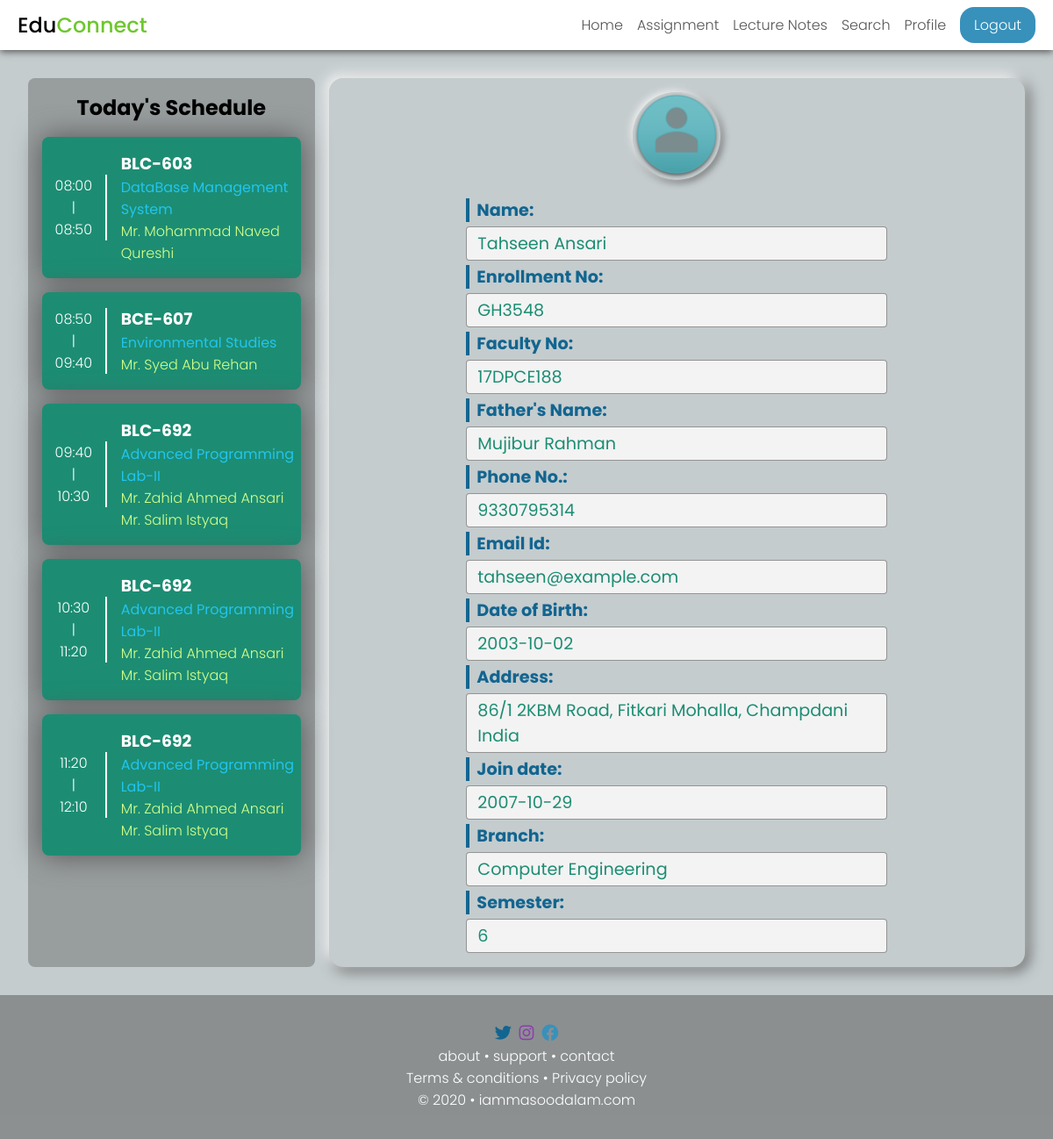
The page /profile.php (signed in) on the database its author committed.
### tables this page shows
CREATE TABLE `course` (
  `coursecode` varchar(20) NOT NULL,
  `coursename` varchar(63) NOT NULL,
  `course_type` varchar(15) NOT NULL,
  `branchid` int(11) NOT NULL,
  `semester` int(11) NOT NULL,
  PRIMARY KEY (`coursecode`),
  KEY `branchid` (`branchid`),
  KEY `semester` (`semester`),
  CONSTRAINT `course_ibfk_1` FOREIGN KEY (`branchid`) REFERENCES `branch` (`branchId`),
  CONSTRAINT `course_ibfk_2` FOREIGN KEY (`semester`) REFERENCES `semester` (`semesterId`)
);

CREATE TABLE `schedule` (
  `branchId` int(11) NOT NULL,
  `semesterId` int(11) NOT NULL,
  `day` int(11) NOT NULL,
  `1st` varchar(20) DEFAULT NULL,
  `2nd` varchar(20) DEFAULT NULL,
  `3rd` varchar(20) DEFAULT NULL,
  `4th` varchar(20) DEFAULT NULL,
  `5th` varchar(20) DEFAULT NULL,
  `6th` varchar(20) DEFAULT NULL,
  `7th` varchar(20) DEFAULT NULL,
  `8th` varchar(20) DEFAULT NULL,
  `9th` varchar(20) DEFAULT NULL,
  PRIMARY KEY (`branchId`,`semesterId`,`day`),
  KEY `semesterId` (`semesterId`),
  KEY `1st` (`1st`),
  KEY `2nd` (`2nd`),
  KEY `3rd` (`3rd`),
  KEY `4th` (`4th`),
  KEY `5th` (`5th`),
  KEY `6th` (`6th`),
  KEY `7th` (`7th`),
  KEY `8th` (`8th`),
  KEY `9th` (`9th`),
  CONSTRAINT `schedule_ibfk_1` FOREIGN KEY (`branchId`) REFERENCES `branch` (`branchId`),
  CONSTRAINT `schedule_ibfk_10` FOREIGN KEY (`8th`) REFERENCES `course` (`coursecode`),
  CONSTRAINT `schedule_ibfk_11` FOREIGN KEY (`9th`) REFERENCES `course` (`coursecode`),
  CONSTRAINT `schedule_ibfk_2` FOREIGN KEY (`semesterId`) REFERENCES `semester` (`semesterId`),
  CONSTRAINT `schedule_ibfk_3` FOREIGN KEY (`1st`) REFERENCES `course` (`coursecode`),
  CONSTRAINT `schedule_ibfk_4` FOREIGN KEY (`2nd`) REFERENCES `course` (`coursecode`),
  CONSTRAINT `schedule_ibfk_5` FOREIGN KEY (`3rd`) REFERENCES `course` (`coursecode`),
  CONSTRAINT `schedule_ibfk_6` FOREIGN KEY (`4th`) REFERENCES `course` (`coursecode`),
  CONSTRAINT `schedule_ibfk_7` FOREIGN KEY (`5th`) REFERENCES `course` (`coursecode`),
  CONSTRAINT `schedule_ibfk_8` FOREIGN KEY (`6th`) REFERENCES `course` (`coursecode`),
  CONSTRAINT `schedule_ibfk_9` FOREIGN KEY (`7th`) REFERENCES `course` (`coursecode`)
);

CREATE TABLE `professorteaches` (
  `coursecode` varchar(20) NOT NULL,
  `professorId` varchar(20) NOT NULL,
  PRIMARY KEY (`coursecode`,`professorId`),
  KEY `professorId` (`professorId`),
  CONSTRAINT `professorteaches_ibfk_1` FOREIGN KEY (`coursecode`) REFERENCES `course` (`coursecode`),
  CONSTRAINT `professorteaches_ibfk_2` FOREIGN KEY (`professorId`) REFERENCES `professor` (`professorId`)
);

CREATE TABLE `professor` (
  `professorId` varchar(20) NOT NULL,
  `name` char(31) NOT NULL,
  `qualification` varchar(31) NOT NULL,
  `address` varchar(255) DEFAULT NULL,
  `joindate` date NOT NULL,
  `emailId` varchar(63) NOT NULL,
  `password` varchar(255) NOT NULL,
  `profilepic` varchar(63) DEFAULT NULL,
  PRIMARY KEY (`professorId`)
);

### includes/schedule-section.inc.php (the view, shortened to what this page needs)
<div id="schedule-section">
    <h2 class="heading">Today's Schedule</h2>
    <div id="time-table">
      <?php
      $day = date('w');
      if($day > 0 && $day < 7){
        if($_SESSION['userType'] == "student"){
          $scheduleQuery = "SELECT * FROM `schedule` WHERE `branchId` = $_SESSION[branch] AND `semesterId` = $_SESSION[semester] AND `day` = $day";
          $scheduleResult = $mysqli->query($scheduleQuery);
          $schedule = $scheduleResult->fetch_assoc();
          foreach ($schedule as $key => $value) {
            if($value != null && !is_numeric($value)){
              ?><div class="period"><div class="time"><?php
              switch ($key) {
                case '1st':
                  echo "08:00<br>|<br>08:50";
                  break;
                case '2nd':
                  echo "08:50<br>|<br>09:40";
                  break;
                case '3rd':
                  echo "09:40<br>|<br>10:30";
                  break;
                case '4th':
                  echo "10:30<br>|<br>11:20";
                  break;
                case '5th':
                  echo "11:20<br>|<br>12:10";
                  break;
              }
              ?></div><div class="subject"><?php
              echo "<h3>" . $value . "</h3>";
              $subjectQuery = "SELECT coursename FROM `course` WHERE `coursecode` = ?";
              $subjectStmt = $mysqli->prepare($subjectQuery);
              $subjectStmt->bind_param("s", $value);
              $subjectStmt->execute();
              $subjectResult = $subjectStmt->get_result();
              $subject = $subjectResult->fetch_assoc();
              echo "<div class=\"subject-name\">" . $subject['coursename'] . "</div>";
              $professorQuery = "SELECT * FROM professorteaches LEFT JOIN professor ON professorteaches.professorId = professor.professorId WHERE professorteaches.coursecode = ?";
              $professorStmt = $mysqli->prepare($professorQuery);
              $professorStmt->bind_param("s", $value);
              $professorStmt->execute();
              $professorResult = $professorStmt->get_result();
              while($professorRow = $professorResult->fetch_assoc()){
                echo "<div class=\"professor-name\">Mr. " . $professorRow['name']. "</div>";
              }
              echo "</div></div>";
            }
          }
        } else if($_SESSION['userType'] == 'professor'){
          if(date("m") < 6) {
            $evenOdd = 0;
          } else {
            $evenOdd = 1;
          }
          $scheduleQuery = "SELECT * FROM `schedulepro` WHERE `professorId` = ? AND `evenOdd` = ? AND `day` = ?";
          $scheduleStmt = $mysqli->prepare($scheduleQuery);
          $scheduleStmt->bind_param("iii", $_SESSION['professorId'], $evenOdd, $day);
          $scheduleStmt->execute();
          $scheduleResult = $scheduleStmt->get_result();
          if($scheduleResult->num_rows > 0){
            $schedule = $scheduleResult->fetch_assoc();
            foreach ($schedule as $key => $value) {
              if($value != null && !is_numeric($value)){
                ?><div class="period"><div class="time"><?php
                switch ($key) {
                  case '1st':
                    echo "08:00<br>|<br>08:50";
                    break;
                  case '2nd':
                    echo "08:50<br>|<br>09:40";
                    break;
                  case '3rd':
                    echo "09:40<br>|<br>10:30";
                    break;
                  case '4th':
                    echo "10:30<br>|<br>11:20";
                    break;
                  case '5th':
                    echo "11:20<br>|<br>12:10";
                    break;
                  case '6th':
                    echo "12:10<br>|<br>13:00";
                    break;
                  case '7th':
                    echo "14:00<br>|<br>14:50";
                    break;
                  case '8th':
                    echo "15:50<br>|<br>15:40";
                    break;
                  case '9th':
                    echo "16:40<br>|<br>16:30";
                    break;
                  default:
                    echo "Free";
                    break;
                }
                ?></div><div class="subject"><?php
                echo "<h3>" . $value . "</h3>";
                $subjectQuery = "SELECT coursename FROM `course` WHERE `coursecode` = ?";
                $subjectStmt = $mysqli->prepare($subjectQuery);
                $subjectStmt->bind_param("s", $value);
                $subjectStmt->execute();
                $subjectResult = $subjectStmt->get_result();
                $subject = $subjectResult->fetch_assoc();
                echo "<div class=\"subject-name\">" . $subject['coursename'] . "</div>";
                echo "</div></div>";
              }
            }
          }
          else {
            echo "<div class='holiday'> Not Scheduled </div>";
          }
        }
      }
      else{
        echo "<div class= 'holiday'>Holiday</div>";
      }
      ?>
    </div>
  </div>

### css/style.css (style rules this page uses)
* { padding: 0; margin: 0; -webkit-box-sizing: border-box; box-sizing: border-box; }
html { scroll-behavior: smooth; }
body { background: #49626852; font-family: poppins; font-weight: 300; }
#schedule-section { position: relative; }
#schedule-section h2 { text-align: center; }
#schedule-section #time-table { padding: 1rem 2rem; color: white; }
#schedule-section #time-table .period { display: none; -ms-grid-columns: 3fr 9fr; grid-template-columns: 3fr 9fr; background-color: #1C8D73; border-radius: 0.5rem; padding: 1rem 0rem; -webkit-box-align: center; -ms-flex-align: center; align-items: center; -webkit-box-shadow: 0rem 0rem 2rem 0rem #555555; box-shadow: 0rem 0rem 2rem 0rem #555555; }
#schedule-section #time-table .period .time { text-align: center; border-right: 2px solid white; }
#schedule-section #time-table .period .subject { padding-left: 1rem; }
#schedule-section #time-table .period .subject-name { color: #23C4ED; font-size: 1rem; font-weight: 400; }
#schedule-section #time-table .period .subject .professor-name { color: #d5ff89; }
@media only screen and (min-width: 768px) { #schedule-section { background-color: rgba(85, 85, 85, 0.4); padding: 1rem; border-radius: 0.5rem; } }
@media only screen and (min-width: 768px) { #schedule-section h2 { margin-bottom: 1rem; } }
@media only screen and (min-width: 768px) { #schedule-section #time-table { padding: 0rem; } }
@media only screen and (min-width: 768px) { #schedule-section #time-table .period { display: -ms-grid; display: grid; margin: 1rem 0rem; } }
@media only screen and (min-width: 1200px) { #schedule-section { background-color: rgba(85, 85, 85, 0.4); padding: 1rem; border-radius: 0.5rem; } }
@media only screen and (min-width: 1200px) { #schedule-section h2 { margin-bottom: 1rem; } }
@media only screen and (min-width: 1200px) { #schedule-section #time-table { padding: 0rem; } }
@media only screen and (min-width: 1200px) { #schedule-section #time-table .period { display: -ms-grid; display: grid; margin: 1rem 0rem; } }

### rows shown on the page
course: shows "08:00", coursename "DataBase Management System"
schedule: 1st "BLC-603", 2nd "BCE-607", 3rd "BLC-692", 4th "BLC-692", 5th "BLC-692"
professorteaches: professorId.name "Mohammad Naved Qureshi"
course: shows "08:50", coursename "Environmental Studies"
professorteaches: professorId.name "Syed Abu Rehan"
course: shows "09:40", coursename "Advanced Programming Lab-II"
professorteaches: professorId.name "Zahid Ahmed Ansari"
professorteaches: professorId.name "Salim Istyaq"

### other values the page prints
$_SESSION['name'] "Tahseen Ansari"
$_SESSION['enrollment'] "GH3548"
$_SESSION['facultyNo'] "17DPCE188"
$_SESSION['fathersName'] "Mujibur Rahman"
$_SESSION['phone' . $i] "9330795314"
$_SESSION['emailId'] "tahseen@example.com"
$_SESSION['dateOfBirth'] "2003-10-02"
$_SESSION['address'] "86/1 2KBM Road, Fitkari Mohalla, Champdani India"
$_SESSION['joinDate'] "2007-10-29"
$_SESSION['branchName'] "Computer Engineering"
$_SESSION['semester'] "6"
